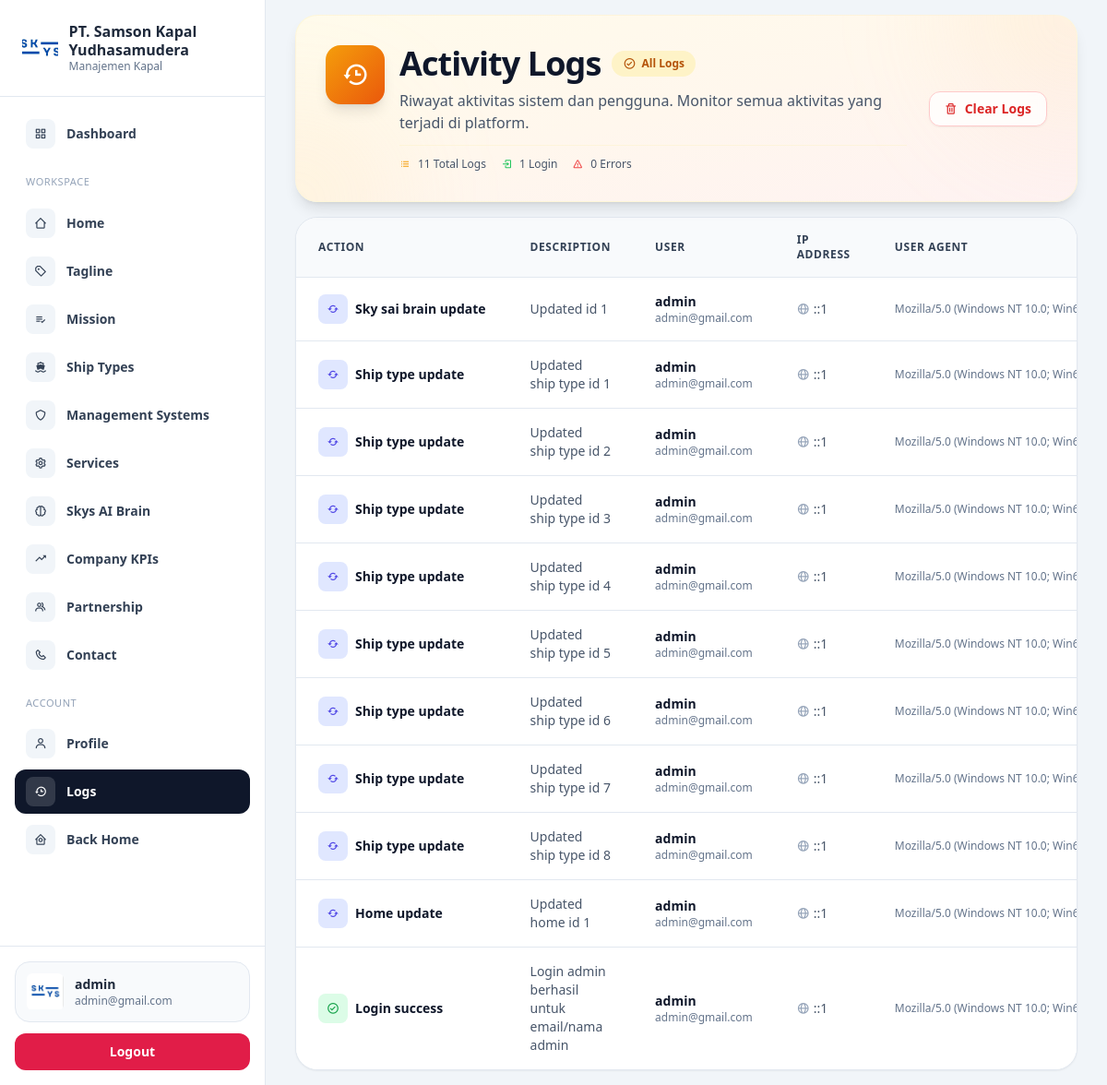
Page /dashboard/logs/index.php (signed in) on the committed database.
### tables this page shows
CREATE TABLE `logs` (
  `id` int UNSIGNED NOT NULL,
  `user_id` int UNSIGNED DEFAULT NULL,
  `action` varchar(100) NOT NULL,
  `description` text,
  `ip_address` varchar(45) DEFAULT NULL,
  `user_agent` text,
  `created_at` datetime NOT NULL DEFAULT CURRENT_TIMESTAMP
);

CREATE TABLE `accounts` (
  `id` int UNSIGNED NOT NULL,
  `fullname` varchar(255) NOT NULL,
  `email` varchar(255) NOT NULL,
  `password` varchar(255) NOT NULL,
  `role_id` tinyint UNSIGNED NOT NULL DEFAULT '1',
  `created_at` datetime NOT NULL DEFAULT CURRENT_TIMESTAMP,
  `updated_at` datetime DEFAULT NULL ON UPDATE CURRENT_TIMESTAMP
);

### dashboard/logs/index.php (the view, shortened to what this page needs)
<?php
require_once __DIR__ . '/../header.php';
require_once __DIR__ . '/../../config/db.php';
$logs = [];
$stmt = $db->prepare("SELECT l.*, ac.fullname, ac.email FROM logs l LEFT JOIN accounts ac ON l.user_id = ac.id ORDER BY l.created_at DESC");
$stmt->execute();
$result = $stmt->get_result();
while ($row = $result->fetch_assoc()) {
    $logs[] = $row;
}
$totalLogs = count($logs);
$loginLogs = count(array_filter($logs, function ($log) {
    return strpos(strtolower($log['action']), 'login') !== false;
}));
$errorLogs = count(array_filter($logs, function ($log) {
    return strpos(strtolower($log['action']), 'error') !== false || strpos(strtolower($log['action']), 'denied') !== false;
}));
?>
<div class="flex min-h-screen overflow-hidden">
    <?php require_once __DIR__ . '/../sidebar.php'; ?>
    <main class="flex-1 min-w-0 h-screen overflow-y-auto px-4 md:px-8 space-y-4 pb-4">
        <div
            class="relative overflow-hidden rounded-3xl bg-gradient-to-br from-amber-50 via-orange-50 to-red-50 border border-amber-100/50 shadow-lg">
            <div
                class="absolute top-0 right-0 w-64 h-64 bg-gradient-to-br from-amber-200/20 to-red-200/20 rounded-full blur-3xl -translate-y-1/2 translate-x-1/2">
            </div>
            <div
                class="absolute bottom-0 left-0 w-48 h-48 bg-gradient-to-tr from-orange-200/20 to-amber-200/20 rounded-full blur-3xl translate-y-1/2 -translate-x-1/2">
            </div>
            <div class="relative px-6 md:px-8 py-6 md:py-8">
                <div class="flex flex-col md:flex-row items-start md:items-center md:justify-between gap-4 md:gap-6">
                    <div class="flex items-start gap-4 flex-1">
                        <div
                            class="flex-shrink-0 w-14 h-14 md:w-16 md:h-16 rounded-2xl bg-gradient-to-br from-amber-500 to-orange-600 shadow-lg flex items-center justify-center transform transition-transform hover:scale-105 hidden md:flex">
                            <i class='bx bx-history text-2xl md:text-3xl text-white'></i>
                        </div>
                        <div class="flex flex-col flex-1 min-w-0">
                            <div class="flex items-center gap-3 mb-2">
                                <h1 class="text-2xl md:text-4xl font-bold text-slate-900 tracking-tight">Activity Logs
                                </h1>
                                <span
                                    class="hidden sm:inline-flex items-center gap-1.5 px-3 py-1 rounded-full bg-amber-100 text-amber-700 text-xs font-semibold">
                                    <i class='bx bx-check-circle text-sm'></i>
                                    All Logs
                                </span>
                            </div>
                            <p class="text-sm md:text-base text-slate-600 leading-relaxed max-w-2xl">
                                Riwayat aktivitas sistem dan pengguna. Monitor semua aktivitas yang terjadi di platform.
                            </p>
                            <?php if ($totalLogs > 0): ?>
                                <div class="flex items-center gap-4 mt-3 pt-3 border-t border-amber-100/50">
                                    <div class="flex items-center gap-2 text-xs text-slate-600">
                                        <i class='bx bx-list-ul text-amber-500'></i>
                                        <span class="font-medium"><?php echo number_format($totalLogs); ?> Total Logs</span>
                                    </div>
                                    <div class="flex items-center gap-2 text-xs text-slate-600">
                                        <i class='bx bx-log-in text-green-500'></i>
                                        <span class="font-medium"><?php echo number_format($loginLogs); ?> Login</span>
                                    </div>
                                    <div class="flex items-center gap-2 text-xs text-slate-600">
                                        <i class='bx bx-error text-red-500'></i>
                                        <span class="font-medium"><?php echo number_format($errorLogs); ?> Errors</span>
                                    </div>
                                </div>
                            <?php endif; ?>
                        </div>
                    </div>
                    <?php if ($totalLogs > 0): ?>
                        <div class="flex-shrink-0">
                            <button onclick="confirmClearLogs()"
                                class="flex items-center gap-2 px-4 py-2 bg-white/80 backdrop-blur-sm text-red-600 rounded-xl border border-red-200 hover:bg-red-50 hover:border-red-300 transition-all text-sm font-semibold shadow-sm group">
                                <i class='bx bx-trash group-hover:scale-110 transition-transform'></i>
                                <span>Clear Logs</span>
                            </button>
                        </div>
                    <?php endif; ?>
                </div>
            </div>
        </div>
        <?php if (!empty($logs)): ?>
            <div class="rounded-3xl border border-slate-200 bg-white shadow-sm overflow-hidden">
                <div class="overflow-x-auto">
                    <table class="w-full">
                        <thead class="bg-slate-50 border-b border-slate-200">
                            <tr>
                                <th
                                    class="px-6 py-4 text-left text-xs font-semibold text-slate-700 uppercase tracking-wider">
                                    Action</th>
                                <th
                                    class="px-6 py-4 text-left text-xs font-semibold text-slate-700 uppercase tracking-wider">
                                    Description</th>
                                <th
                                    class="px-6 py-4 text-left text-xs font-semibold text-slate-700 uppercase tracking-wider">
                                    User</th>
                                <th
                                    class="px-6 py-4 text-left text-xs font-semibold text-slate-700 uppercase tracking-wider">
                                    IP Address</th>
                                <th
                                    class="px-6 py-4 text-left text-xs font-semibold text-slate-700 uppercase tracking-wider">
                                    User Agent</th>
                            </tr>
                        </thead>
                        <tbody class="bg-white divide-y divide-slate-200">
                            <?php foreach ($logs as $log): ?>
                                <tr class="hover:bg-slate-50 transition-colors">
                                    <td class="px-6 py-4 whitespace-nowrap">
                                        <div class="flex items-center gap-2">
                                            <?php
                                            $action = strtolower($log['action']);
                                            $iconClass = '';
                                            $bgClass = '';
                                            $icon = 'bx-info-circle';
                                            if (strpos($action, 'login_success') !== false || strpos($action, 'register_success') !== false || ($action === 'success')) {
                                                $iconClass = 'text-green-600';
                                                $bgClass = 'bg-green-100';
                                                $icon = 'bx-check-circle';
                                            }
                                            elseif (strpos($action, 'login_blocked_ip') !== false || strpos($action, 'blocked') !== false || strpos($action, 'denied') !== false || strpos($action, 'block') !== false) {
                                                $iconClass = 'text-amber-600';
                                                $bgClass = 'bg-amber-100';
                                                $icon = 'bx-block';
                                            }
                                            elseif (strpos($action, 'login_failed') !== false || strpos($action, 'failed') !== false || strpos($action, 'fail') !== false || strpos($action, 'error') !== false) {
                                                $iconClass = 'text-red-600';
                                                $bgClass = 'bg-red-100';
                                                $icon = 'bx-error';
                                            }
                                            elseif (strpos($action, 'login') !== false) {
                                                $iconClass = 'text-blue-600';
                                                $bgClass = 'bg-blue-100';
                                                $icon = 'bx-log-in';
                                            }
                                            elseif (strpos($action, 'create') !== false) {
                                                $iconClass = 'text-emerald-600';
                                                $bgClass = 'bg-emerald-100';
                                                $icon = 'bx-plus';
                                            }
                                            elseif (strpos($action, 'update') !== false) {
                                                $iconClass = 'text-indigo-600';
                                                $bgClass = 'bg-indigo-100';
                                                $icon = 'bx-refresh';
                                            }
                                            elseif (strpos($action, 'delete') !== false) {
                                                $iconClass = 'text-red-600';
                                                $bgClass = 'bg-red-100';
                                                $icon = 'bx-trash';
                                            }
                                            elseif (strpos($action, 'password_change') !== false || strpos($action, 'change_password') !== false) {
                                                $iconClass = 'text-purple-600';
                                                $bgClass = 'bg-purple-100';
                                                $icon = 'bx-lock';
                                            }
                                            else {
                                                $iconClass = 'text-slate-600';
                                                $bgClass = 'bg-slate-100';
                                                $icon = 'bx-info-circle';
                                            }
                                            ?>
                                            <div
                                                class="w-8 h-8 rounded-lg <?php echo $bgClass; ?> flex items-center justify-center">
                                                <i class='bx <?php echo $icon; ?> text-sm <?php echo $iconClass; ?>'></i>
                                            </div>
                                            <div>
                                                <div class="text-sm font-semibold text-slate-900">
                                                    <?php echo htmlspecialchars(ucfirst(str_replace('_', ' ', $log['action']))); ?>
                                                </div>
                                            </div>
                                        </div>
                                    </td>
                                    <td class="px-6 py-4">
                                        <div class="text-sm text-slate-600 max-w-md">
                                            <?php if ($log['description']): ?>
                                                <?php echo htmlspecialchars(mb_substr($log['description'], 0, 150)); ?>
                                            <?php else: ?>
                                                <span class="text-slate-400 italic">No description</span>
                                            <?php endif; ?>
                                        </div>
                                    </td>
                                    <td class="px-6 py-4 whitespace-nowrap">
                                        <?php if ($log['fullname']): ?>
                                            <div class="text-sm font-semibold text-slate-900">
                                                <?php echo htmlspecialchars($log['fullname']); ?>
                                            </div>
                                            <div class="text-xs text-slate-500">
                                                <?php echo htmlspecialchars($log['email']); ?>
                                            </div>
                                        <?php else: ?>
                                            <span class="text-sm text-slate-400 italic">System / Unknown</span>
                                        <?php endif; ?>
                                    </td>
                                    <td class="px-6 py-4 whitespace-nowrap">
                                        <?php if ($log['ip_address']): ?>
                                            <div class="flex items-center gap-1 text-sm text-slate-600">
                                                <i class='bx bx-globe text-slate-400'></i>
                                                <span><?php echo htmlspecialchars($log['ip_address']); ?></span>
                                            </div>
                                        <?php else: ?>
                                            <span class="text-sm text-slate-400 italic">N/A</span>
                                        <?php endif; ?>
                                    </td>
                                    <td class="px-6 py-4">
                                        <?php if ($log['user_agent']): ?>
                                            <div class="text-xs text-slate-500 max-w-xs truncate"
                                                title="<?php echo htmlspecialchars($log['user_agent']); ?>">
                                                <?php echo htmlspecialchars(mb_substr($log['user_agent'], 0, 60)); ?>
                                            </div>
                                        <?php else: ?>
                                            <span class="text-xs text-slate-400 italic">N/A</span>
                                        <?php endif; ?>
                                    </td>
                                </tr>
                            <?php endforeach; ?>
                        </tbody>
                    </table>
                </div>
            </div>
        <?php endif; ?>
    </main>
</div>
</body>
</html>

### rows in the picture
logs: action "Sky sai brain update", description "Updated id 1", user.fullname "admin", user.email "admin@gmail.com", ip_address "::1", user_agent "Mozilla/5.0 (Windows NT 10.0; Win64; x64) AppleWebKi…"
logs: action "Ship type update", description "Updated ship type id 1", user.fullname "admin", user.email "admin@gmail.com", ip_address "::1", user_agent "Mozilla/5.0 (Windows NT 10.0; Win64; x64) AppleWebKi…"
logs: action "Ship type update", description "Updated ship type id 2", user.fullname "admin", user.email "admin@gmail.com", ip_address "::1", user_agent "Mozilla/5.0 (Windows NT 10.0; Win64; x64) AppleWebKi…"
logs: action "Ship type update", description "Updated ship type id 3", user.fullname "admin", user.email "admin@gmail.com", ip_address "::1", user_agent "Mozilla/5.0 (Windows NT 10.0; Win64; x64) AppleWebKi…"
logs: action "Ship type update", description "Updated ship type id 4", user.fullname "admin", user.email "admin@gmail.com", ip_address "::1", user_agent "Mozilla/5.0 (Windows NT 10.0; Win64; x64) AppleWebKi…"
logs: action "Ship type update", description "Updated ship type id 5", user.fullname "admin", user.email "admin@gmail.com", ip_address "::1", user_agent "Mozilla/5.0 (Windows NT 10.0; Win64; x64) AppleWebKi…"
logs: action "Ship type update", description "Updated ship type id 6", user.fullname "admin", user.email "admin@gmail.com", ip_address "::1", user_agent "Mozilla/5.0 (Windows NT 10.0; Win64; x64) AppleWebKi…"
logs: action "Ship type update", description "Updated ship type id 7", user.fullname "admin", user.email "admin@gmail.com", ip_address "::1", user_agent "Mozilla/5.0 (Windows NT 10.0; Win64; x64) AppleWebKi…"
logs: action "Ship type update", description "Updated ship type id 8", user.fullname "admin", user.email "admin@gmail.com", ip_address "::1", user_agent "Mozilla/5.0 (Windows NT 10.0; Win64; x64) AppleWebKi…"
logs: action "Home update", description "Updated home id 1", user.fullname "admin", user.email "admin@gmail.com", ip_address "::1", user_agent "Mozilla/5.0 (Windows NT 10.0; Win64; x64) AppleWebKi…"
logs: action "Login success", description "Login admin berhasil untuk email/nama admin", user.fullname "admin", user.email "admin@gmail.com", ip_address "::1", user_agent "Mozilla/5.0 (Windows NT 10.0; Win64; x64) AppleWebKi…"

### other values in the picture
$user['fullname'] "admin"
$user['email'] "admin@gmail.com"
$totalLogs "11"
$loginLogs "1"
$errorLogs "0"
